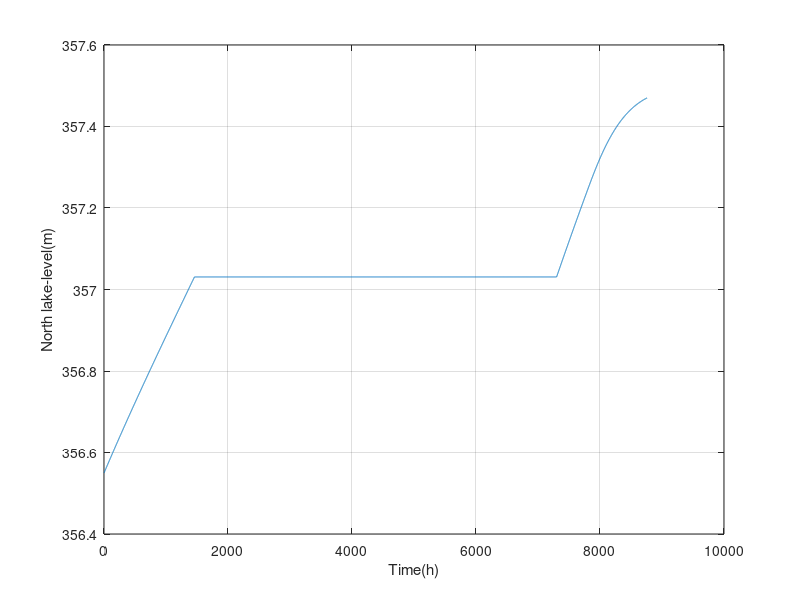
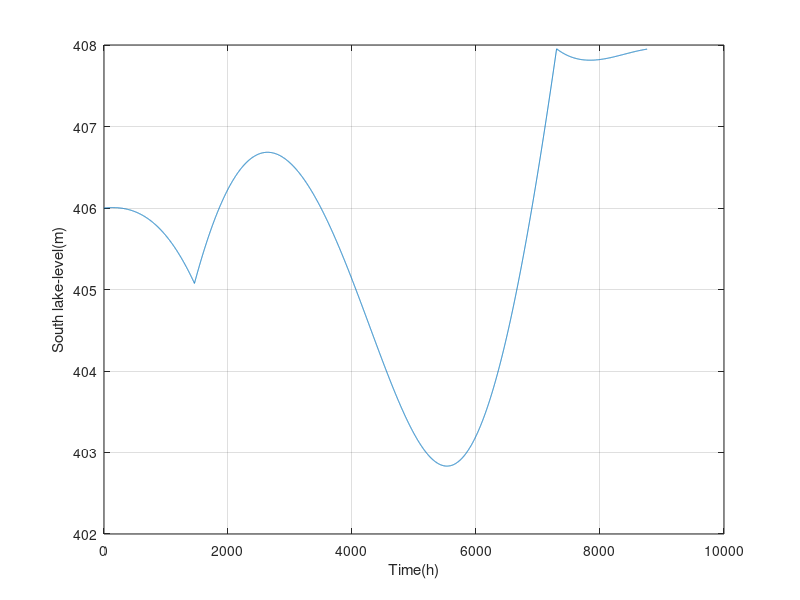
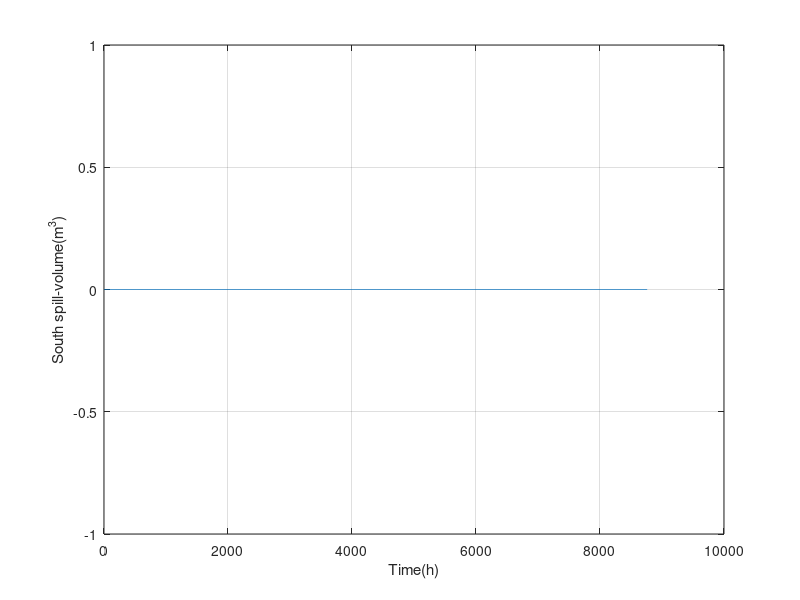
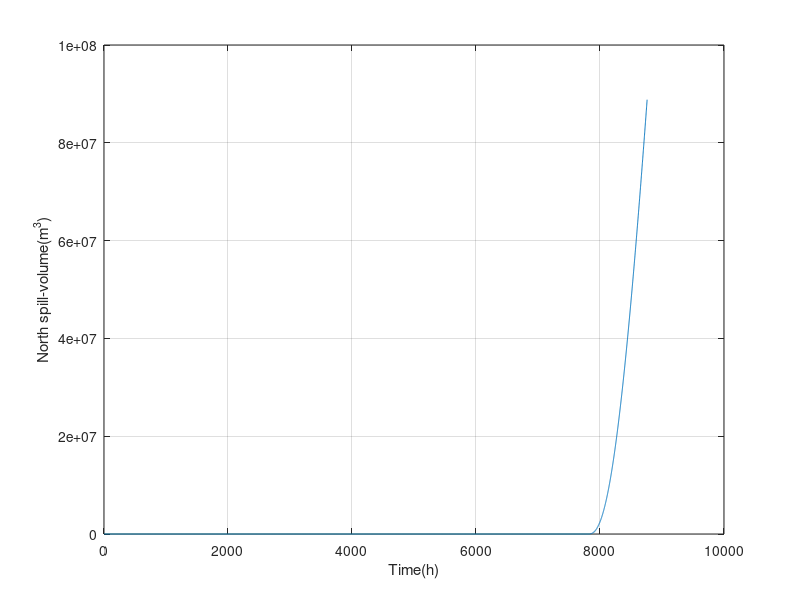

Write the MATLAB code that produced these figures, in order.
% EMTH171 // CaseStudy2
% Name: Menghao Zhan   //   Jiyao Zhu

clear 
clc
close all

%====================--Constant Values--======================
g = 9.81;             % Coeficience of  Gravity(m/s^2) 
tarray = 1:1:8760;    % One year shown by array (hours)
Stand_d = 1000;       % Standard deviation (h)
Mean = 5000; % Mean of distribution with North Island Power demand (h)
density = 998;        % (kg/m^3)
K = 1.55;             % (m^0.5*s^-1)
L = 300;              % length of weir (m)
%-------------------Assume NI&SI wind capacity-------------------- 
wind_geCA_NI = 4484/2;%(MW)
wind_geCA_SI = 4484/2;%(MW)
%===================--Known Values--==========================
Area_SI = 350e6;      % Suface area of south island(m^2)
Area_NI = 620e6;      % Suface area of north island(m^2)
Minh_SI = 402;        % Minimum height of south island(m)
Minh_NI = 355.85;     % Minimum height of north island(m)
Maxh_SI = 410;        % Maximum height of south island(m)
Maxh_NI = 357.25;     % Maximum height of north island(m)
h_ge_SI = 0;          % Height of generator of south island(m)
h_ge_NI = 80;         % Height of generator of north island(m)
Av_flow_SI = 593;     % Average flow of south island(m^3/s)
Av_flow_NI = 345;     % Average flow of north island(m^3/s) 
Maxge_SI = 3590;      % Maximum generation(MW)
Maxge_NI = 1870;      % Maximum generation(MW)
E_NI_ge = 1525;       % Energy of geothermal capacity(MW)
%===================--Initial Values--========================
hSI(1) = (Maxh_SI+Minh_SI)/2 % Initial height of SI lake (m)
hNI(1) = (Maxh_NI+Minh_NI)/2 % Initial height of NI lake (m)
vNI(1) = 0;                  % Inital volume of NI lake (m^3)
vSI(1) = 0;                  % Inital volume of SI lake (m^3)
P_SI_demand = 1940;          % SI power demand in MW(Eq14,15)
%=====================--Equations--========================== 

%=====================--Functions--==========================

%=====================--For-loop--==========================
for n=2:tarray(end)
    t = n;
    % 1 ----------NI power demand in MW(Eq14,15)----------
    P_NI_demand = 4065 + 1.4e6 * normpdf(t, Mean, Stand_d);
    % 2 ----------Inlet flow rate into NI&SI lakes(Eq5,6)----------
    F_NI_inlet =  345 + 73* sin((2*pi*(t-3624))/8760);
    F_SI_inlet =  593 - 183* sin((2*pi*(t-2320))/8760);
    % 5 ----------The capacity factor for wind for NI&SI(Eq4)----------
    CF =  0.41+0.12*sin(((2*pi)*(t-5660))/8760);
    %+++++++++++++++++++++++++++++===
    if t < 8760/6 || 8760*(5/6)<t 
        F_NI_ge  = 0.8*F_NI_inlet; %reduce generation flow to accumulate water/2
        F_SI_ge  = 0.8*F_SI_inlet; 
        CF = CF / 2;
    else
        F_NI_ge  = 1*F_NI_inlet; %reduce generation flow to accumulate water/2
        F_SI_ge  = 1*F_SI_inlet; 
        CF = CF * 1.3;
       % F_SI_ge = 1.2*F_SI_inlet;
    end
    %++++++++++++++++++++++++++++++++++++
    % 4  --------The hydro-electric generation in NI(Eq7)----------
    P_NI_hydro = 0.9*F_NI_ge*density*g*(hNI(n-1)-h_ge_NI)/(1e6);
    % 6 ---- Power of wind-------
    P_NI_wind = wind_geCA_NI * CF;
    P_SI_wind = wind_geCA_SI * CF;
    %----Electrical power balances for each island -------
    P_HVDC =  P_NI_demand - E_NI_ge - P_NI_wind - P_NI_hydro;
    % 4-1--------The hydro-electric generation in SI------------
    P_SI_hydro = P_SI_demand + P_HVDC - P_SI_wind;
    % 3 ----------The generating flow for NI&SI(Eq8)----------
    F_SI_ge =  (P_SI_hydro*1e6)/((0.9*density*g)*(hSI(n-1)-h_ge_SI));
    % 10 ---- Spillway flow for each lake(Eq9) -------
    if hNI(n-1) > Maxh_NI
        F_NI_spill = K*L*(hNI(n-1)-Maxh_NI)^1.5;
        Spill_NI_dvdt = F_NI_spill*3600;% Derivative of NI spill water volume (m^3/h)
    else 
        F_NI_spill = 0;
        Spill_NI_dvdt = 0;
    end
    if hSI(n-1) > Maxh_SI
        F_SI_spill = K*L*(hSI(n-1)-Maxh_SI)^1.5;
        Spill_SI_dvdt = F_SI_spill*3600;% Derivative of SI spill water volume (m^3/h)
    else 
        F_SI_spill = 0;
        Spill_SI_dvdt = 0;
    end
    %-----------Main part----------
    dhNIt = (F_NI_inlet - F_NI_ge - F_NI_spill) * 3600/Area_NI;  % (m^3/h)
    dhSIt = (F_SI_inlet - F_SI_ge - F_SI_spill) * 3600/Area_SI;  % (m^3/h)
    %-----------Euler's method----------
    hNI(n) = hNI(n-1) + dhNIt; %Current lake level of North island(m)
    hSI(n) = hSI(n-1) + dhSIt; %Current lake level of South island(m)
    vNI(n) = vNI(n-1) + (Spill_NI_dvdt);%Current lake volume of NI lake (m^3)
    vSI(n) = vSI(n-1) + (Spill_SI_dvdt);%Current lake volume of SI lake (m^3)
end       
cost_NI = 90*density*(vNI(tarray(end)))*g*(hNI(n)-h_ge_NI)/(3600*1e6); 
cost_SI = 90*density*(vSI(tarray(end)))*g*(hSI(n)-h_ge_SI)/(3600*1e6);
total = cost_NI + cost_SI
%==============================ploting================================
% figure(1)
% plot(tarray,hNI)
% hold on 
% plot(tarray,hSI)
% hold off
% xlabel('Time (h)')
% ylabel('Lake Level (m)')
% legend("North Island","South Island")
%==============================ploting================================
figure(1)

plot(tarray , hNI)
xlabel('Time(h)')
ylabel('North lake-level(m)')
grid on
figure(2)
plot(tarray , hSI)
xlabel('Time(h)')
ylabel('South lake-level(m)')
grid on

figure(3)
plot(tarray , vSI)
xlabel('Time(h)')
ylabel('South spill-volume(m^3)')
grid on

figure(4)
plot(tarray , vNI)
xlabel('Time(h)')
ylabel('North spill-volume(m^3)')
grid on


